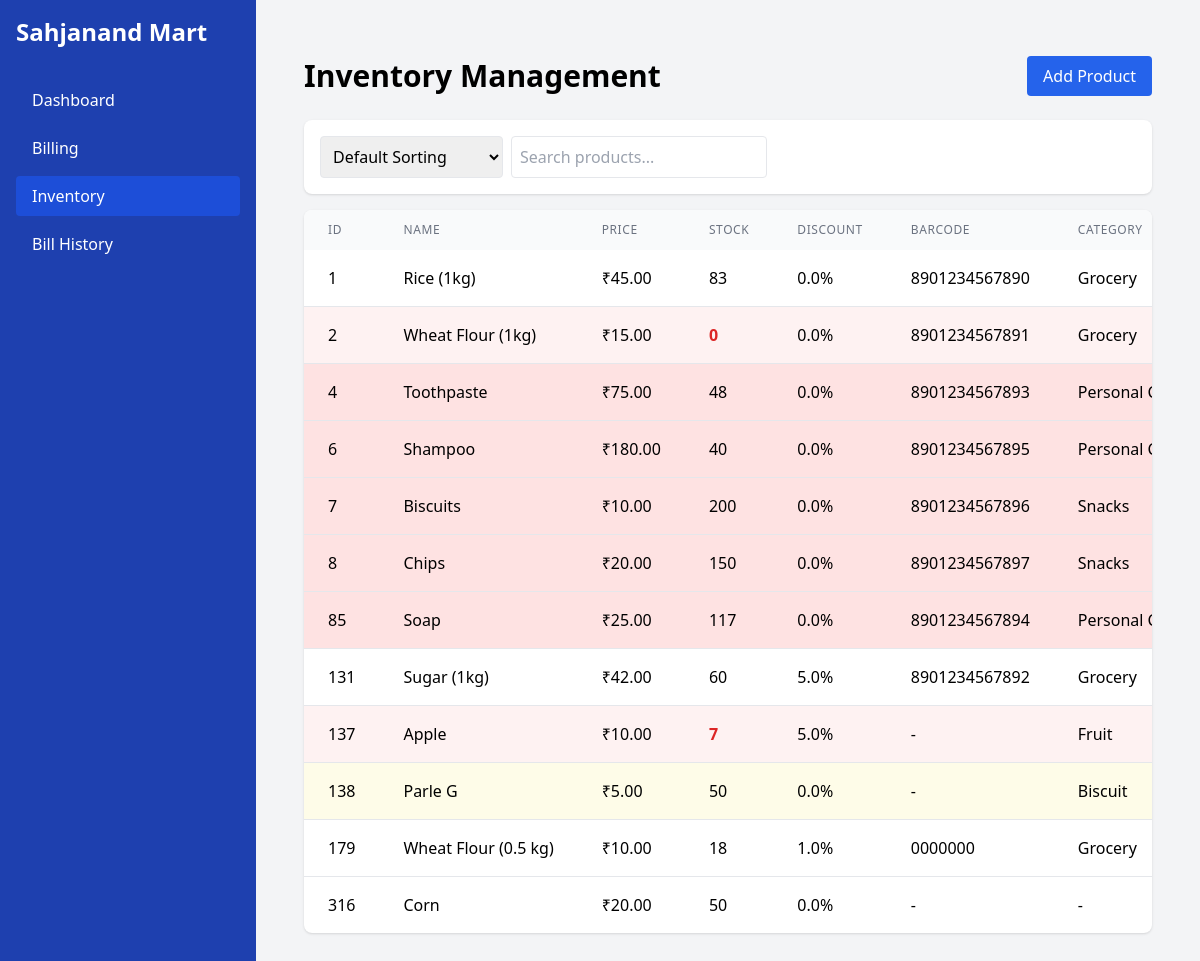
Before: /inventory with the older database file.
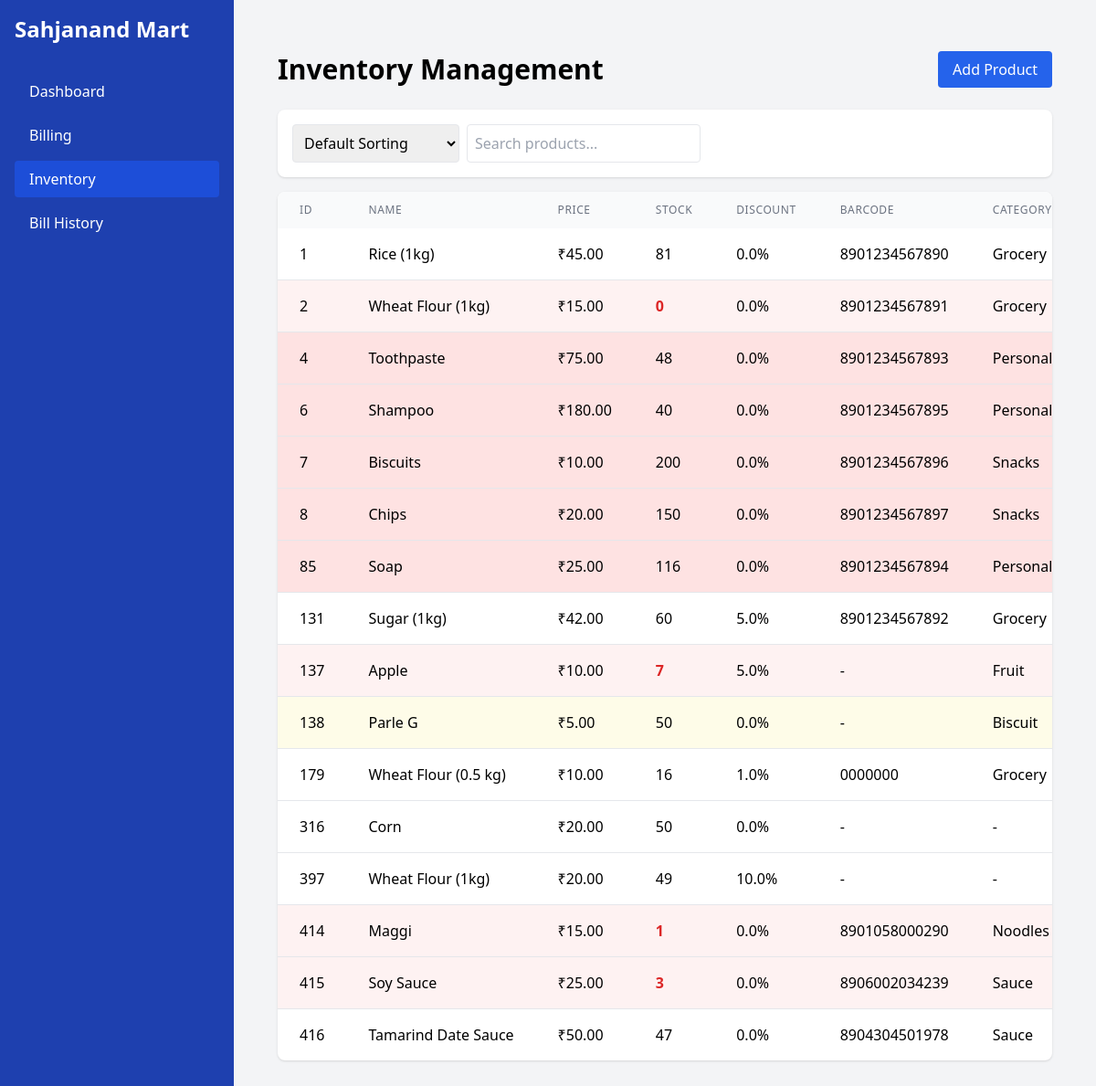
After: the same page with the newer database file.
### tables this page shows
CREATE TABLE products (
    id INTEGER PRIMARY KEY AUTOINCREMENT,
    name TEXT NOT NULL,
    price REAL NOT NULL,
    stock INTEGER NOT NULL DEFAULT 0,
    barcode TEXT UNIQUE,
    category TEXT,
    expiry_date TEXT,
    created_at TIMESTAMP DEFAULT CURRENT_TIMESTAMP
, discount REAL DEFAULT 0);

### backend/app.py (the view)
@app.route('/inventory')
def inventory():
    db = get_db()
    products = db.execute('''
        SELECT *,
        CASE
            WHEN expiry_date IS NULL THEN 0
            WHEN expiry_date < date('now') THEN 1
            ELSE 0
        END as is_expired,
        CASE
            WHEN expiry_date IS NULL THEN 0
            WHEN expiry_date BETWEEN date('now') AND date('now', '+30 days') THEN 1
            ELSE 0
        END as is_expiring_soon
        FROM products
    ''').fetchall()
    product_list = []
    for product in products:
        product_dict = dict(product)
        if product_dict['expiry_date']:
            try:
                product_dict['expiry_date'] = datetime.strptime(product_dict['expiry_date'], '%Y-%m-%d').date()
            except (ValueError, TypeError):
                product_dict['expiry_date'] = None
        product_list.append(product_dict)
    return render_template('inventory.html', products=product_list)

### backend/app.py (called while the page is built)
@app.teardown_appcontext
def teardown_db(exception):
    close_db()

### backend/db.py (called while the page is built)
def get_db():
    if 'db' not in g:
        g.db = sqlite3.connect(current_app.config['DATABASE'])
        g.db.row_factory = sqlite3.Row
    return g.db

### templates/inventory.html (shortened to what this page needs)
{% extends "base.html" %}
{% block content %}
<div class="container mx-auto px-4 py-6">
    <div class="flex justify-between items-center mb-6">
        <h1 class="text-3xl font-bold">Inventory Management</h1>
        <button id="addProductBtn" class="bg-blue-600 text-white py-2 px-4 rounded hover:bg-blue-700">
            Add Product
        </button>
    </div>
    <div class="flex justify-between items-center mb-4 bg-white p-4 rounded-lg shadow">
        <div class="flex space-x-2">
            <select id="sortBy" class="border rounded p-2">
                <option value="default">Default Sorting</option>
            </select>
            <input type="text" id="searchInput" placeholder="Search products..." class="border rounded p-2 w-64">
        </div>
    </div>
    <div class="bg-white rounded-lg shadow overflow-hidden">
        <div class="overflow-x-auto">
            <table class="w-full">
                <thead class="bg-gray-50">
                    <tr>
                        <th class="px-6 py-3 text-left text-xs font-medium text-gray-500 uppercase tracking-wider">ID</th>
                        <th class="px-6 py-3 text-left text-xs font-medium text-gray-500 uppercase tracking-wider">Name</th>
                        <th class="px-6 py-3 text-left text-xs font-medium text-gray-500 uppercase tracking-wider">Price</th>
                        <th class="px-6 py-3 text-left text-xs font-medium text-gray-500 uppercase tracking-wider">Stock</th>
                        <th class="px-6 py-3 text-left text-xs font-medium text-gray-500 uppercase tracking-wider">Discount</th>
                        <th class="px-6 py-3 text-left text-xs font-medium text-gray-500 uppercase tracking-wider">Barcode</th>
                        <th class="px-6 py-3 text-left text-xs font-medium text-gray-500 uppercase tracking-wider">Category</th>
                    </tr>
                </thead>
                <tbody class="divide-y divide-gray-200" id="productTableBody">
                    {% for product in products %}
                    <tr class="{% if product.stock <= 10 %}bg-red-50{% elif product.is_expired %}bg-red-100{% elif product.is_expiring_soon %}bg-yellow-50{% endif %}">
                        <td class="px-6 py-4 whitespace-nowrap">{{ product.id }}</td>
                        <td class="px-6 py-4 whitespace-nowrap">{{ product.name }}</td>
                        <td class="px-6 py-4 whitespace-nowrap">₹{{ "%.2f"|format(product.price) }}</td>
                        <td class="px-6 py-4 whitespace-nowrap">
                            <span class="{% if product.stock <= 10 %}text-red-600 font-bold{% endif %}">
                                {{ product.stock }}
                            </span>
                        </td>
                        <td class="px-6 py-4 whitespace-nowrap">{{ product.discount }}%</td>
                        <td class="px-6 py-4 whitespace-nowrap">{{ product.barcode or '-' }}</td>
                        <td class="px-6 py-4 whitespace-nowrap">{{ product.category or '-' }}</td>
                    </tr>
                    {% endfor %}
                </tbody>
            </table>
        </div>
    </div>
</div>
{% endblock %}

### templates/base.html (shortened to what this page needs)
<!DOCTYPE html>
<html lang="en">
<head>
    <script src="https://cdn.tailwindcss.com"></script>
    <link href="{{ url_for('static', filename='css/styles.css') }}" rel="stylesheet">
</head>
<body class="bg-gray-100">
    <div class="flex h-full">
        <div class="w-64 bg-blue-800 text-white p-4 sidebar">
            <div class="text-2xl font-bold mb-8">Sahjanand Mart</div>
            <nav>
                <ul class="space-y-2">
                    <li><a href="{{ url_for('dashboard') }}" class="block py-2 px-4 {% if request.path == '/' %}bg-blue-700{% else %}hover:bg-blue-700{% endif %} rounded">Dashboard</a></li>
                    <li><a href="{{ url_for('billing') }}" class="block py-2 px-4 {% if request.path == '/billing' %}bg-blue-700{% else %}hover:bg-blue-700{% endif %} rounded">Billing</a></li>
                    <li><a href="{{ url_for('inventory') }}" class="block py-2 px-4 {% if request.path == '/inventory' %}bg-blue-700{% else %}hover:bg-blue-700{% endif %} rounded">Inventory</a></li>
                    <li><a href="{{ url_for('bill_history') }}" class="block py-2 px-4 {% if request.path == '/bill-history' %}bg-blue-700{% else %}hover:bg-blue-700{% endif %} rounded">Bill History</a></li>
                </ul>
            </nav>
        </div>
        <div class="flex-1 p-8 overflow-auto">
            {% block content %}{% endblock %}
        </div>
    </div>
</body>
</html>

### templates/base.html (style rules this page uses)
html, body { height: 100%; margin: 0; }
.sidebar { min-height: 100vh; height: 100%; }

Changed rows visible on the page:
changed products "Rice (1kg)": stock "83" → "81"
changed products "Soap": stock "117" → "116"
changed products "Wheat Flour (0.5 kg)": stock "18" → "16"
added products: id "397", name "Wheat Flour (1kg)", price "20.00", stock "49", discount "10.0", barcode "-", category "-"
added products: id "414", name "Maggi", price "15.00", stock "1", discount "0.0", barcode "8901058000290", category "Noodles"
added products: id "415", name "Soy Sauce", price "25.00", stock "3", discount "0.0", barcode "8906002034239", category "Sauce"
added products: id "416", name "Tamarind Date Sauce", price "50.00", stock "47", discount "0.0", barcode "8904304501978", category "Sauce"
